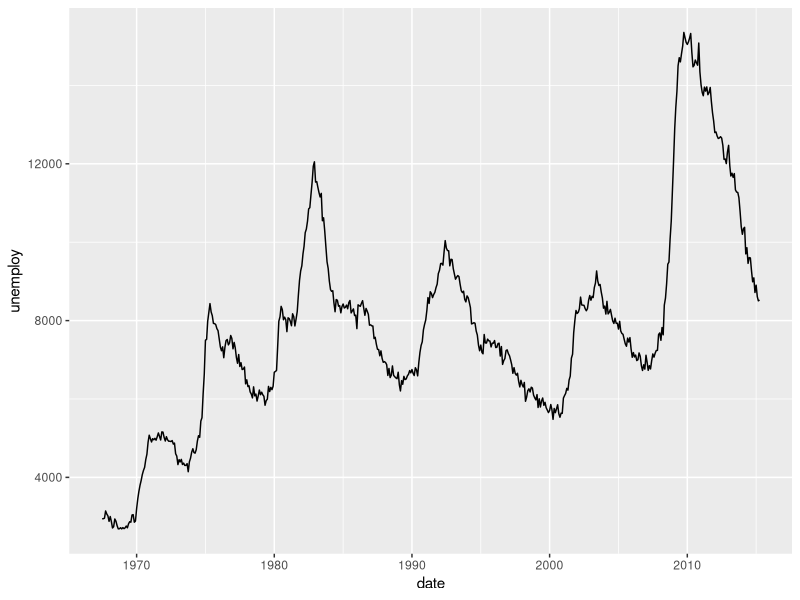
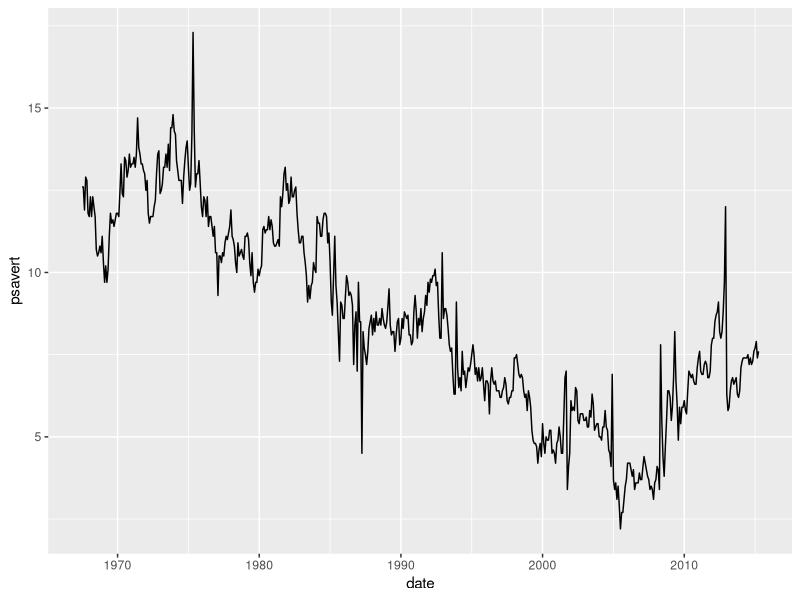

Source code (R) for these figures, in order:
# 08-4 선 그래프
library(dplyr)
library(ggplot2)

ggplot(data=economics, aes(x=date,y=unemploy)) +
  geom_line()

# 혼자서 해보기
ggplot(data=economics, aes(x=date,y=psavert)) +
  geom_line()
